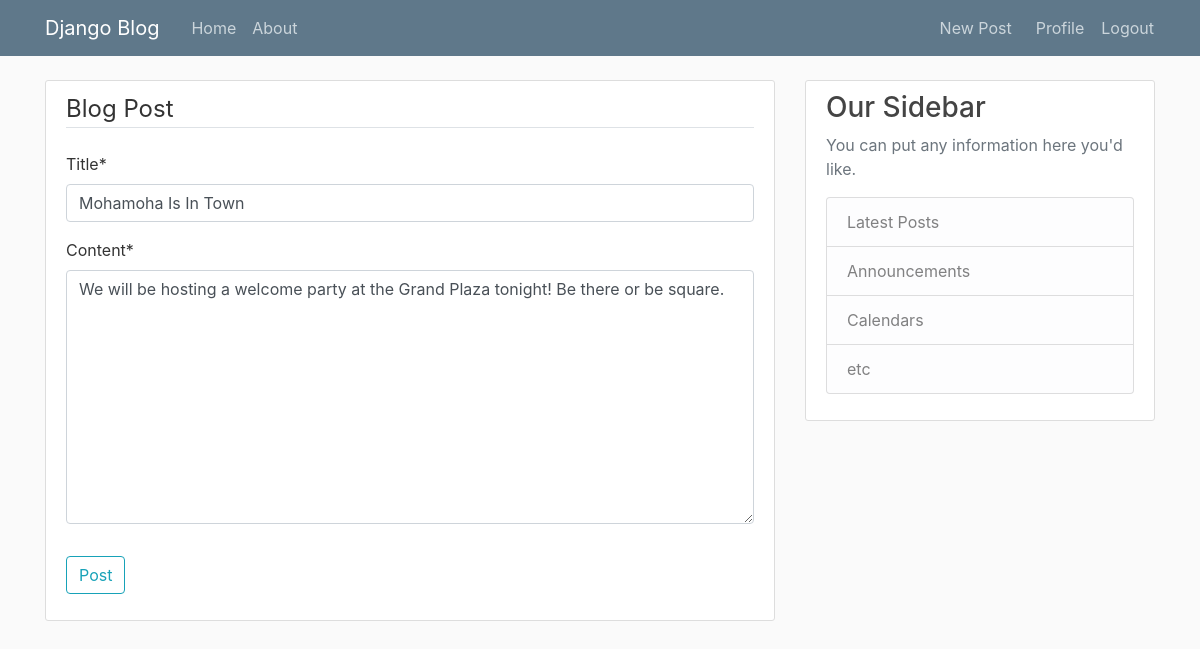
Page /blog/post/15/update/ (signed in) on the committed database.
### blog/models.py (models this page shows, shortened)
class Post(models.Model):
    title = models.CharField(max_length=100)
    content = models.TextField()
    date_posted = models.DateTimeField(default=timezone.now)
    author = models.ForeignKey(User, on_delete=models.CASCADE)  # Note 1

### blog/views.py (the view, shortened to what this page needs)
# urls.py: path('post/<int:pk>/update/', PostUpdateView.as_view(), name="post-update"),
class PostUpdateView(LoginRequiredMixin, UserPassesTestMixin, UpdateView):
    model = Post
    fields = ['title', 'content']
    def test_func(self):    # This function has to be called this way as it will be used by the UserPassesTestMixin module
        post = self.get_object()    # This is method available within the Django UpdateView class we're inheriting from
        if self.request.user == post.author:
            return True
        return False

### blog/templates/blog/post_form.html (shortened to what this page needs)
{% extends "blog/base.html" %}
{% load crispy_forms_tags %}
{% block content %}
    <div class="content-section">
        <form method="POST">
            <fieldset class="form-group">
                <legend class="border-bottom mb-4">Blog Post</legend>
                {{ form|crispy }}
            </fieldset>
            <div class="form-group">
                <button class="btn btn-outline-info" type="submit">Post</button>
            </div>
        </form>
    </div>
{% endblock content %}

### blog/static/blog/main.css (style rules this page uses)
body { background: #fafafa; color: #333333; margin-top: 5rem; }
.content-section { background: #ffffff; padding: 10px 20px; border: 1px solid #dddddd; border-radius: 3px; margin-bottom: 20px; }

### rows in the picture
Post: title "Mohamoha Is In Town", content "We will be hosting a welcome party at the Grand Plaza tonight! Be there or be square."
